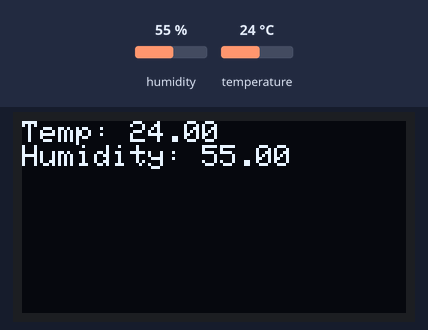
A sketch run on a simulated ESP32. Parts: 128×64 one-colour display. Inputs (shaded band) come from the test bench; at power-on: humidity 55 %, temperature 24 °C. What the sketch prints to the serial monitor is not drawn.

Above: at 2.9 s.
3.0 s: humidity set to 22 %
At 4.9 s:
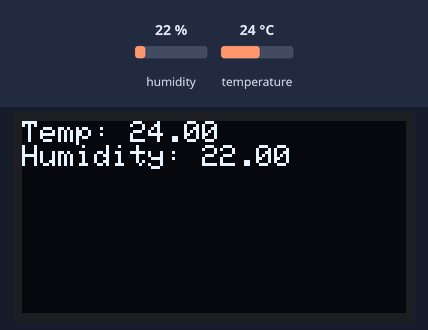
5.8 s: temperature set to 12 °C
At 7.3 s:
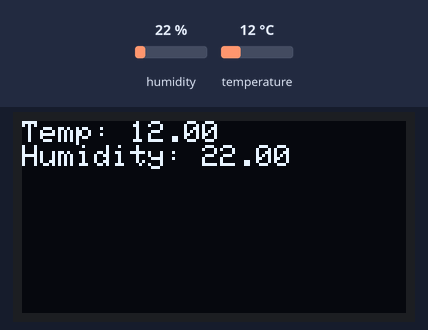
8.6 s: humidity set to 40 %
At 10.9 s:
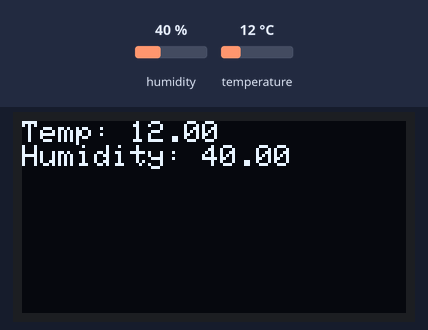
12.0 s: temperature set to 19 °C
Timing chart, 0 to 15.0 s (numbered marks = the images above; inputs shaded):
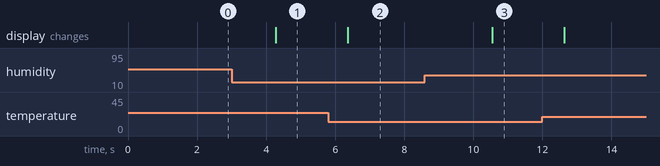

The sketch:

golden-legacy.ino
```cpp
// Generated golden-v1. Serial identity is bound to this artifact SHA by the trusted runtime.
#include <Wire.h>
#include <Adafruit_BME280.h>
#include <Adafruit_GFX.h>
#include <Adafruit_SSD1306.h>
#include <math.h>
Adafruit_BME280 sensor;
Adafruit_SSD1306 display(128, 64, &Wire, -1);
bool sensorReady = false;
bool oledReady = false;
uint32_t observationCycle = 0;
const char* experimentId = "recipe-run";
const char* contractDigest = "b5d3ecfaef42df0ecbd69de012263a916094de63ddf16e8bcabb0538c63785a1";
const char* nonce = "recipe-nonce";
const uint8_t sensorAddress = 118;
const uint8_t oledAddress = 60;
bool ack(uint8_t address) { Wire.beginTransmission(address); return Wire.endTransmission() == 0; }
void prefix(const char* check, bool passed) {
 Serial.print("{\"marker\":\"iot_observation\",\"experimentId\":\""); Serial.print(experimentId);
 Serial.print("\",\"contractHash\":\""); Serial.print(contractDigest);
 Serial.print("\",\"nonce\":\""); Serial.print(nonce);
 Serial.print("\",\"cycle\":"); Serial.print(observationCycle);
 Serial.print(",\"check\":\""); Serial.print(check);
 Serial.print("\",\"passed\":"); Serial.print(passed ? "true" : "false"); Serial.print(",\"data\":");
}
void setup() {
 Serial.begin(115200);
 Wire.begin(21, 22);
 Wire.setTimeOut(100);
}
void loop() {
 observationCycle++;
 bool bmeAck = ack(sensorAddress);
 bool oledAck = ack(oledAddress);
 prefix("device_addresses", bmeAck && oledAck); Serial.print("{\"addresses\":[");
 bool first = true;
 for (uint8_t address = 1; address < 127; address++) { if (ack(address)) { if (!first) Serial.print(","); Serial.print(address); first = false; } }
 Serial.println("]}}");
 if (!bmeAck) sensorReady = false;
 if (bmeAck && !sensorReady) sensorReady = sensor.begin(sensorAddress, &Wire);
 float temperature = NAN, humidity = NAN;
 if (sensorReady) { temperature = sensor.readTemperature(); humidity = sensor.readHumidity(); }
 bool readingsValid = sensorReady && isfinite(temperature) && isfinite(humidity) && temperature >= -40 && temperature <= 85 && humidity >= 0 && humidity <= 100;
 prefix("sensor_readings", readingsValid);
 if (readingsValid) { Serial.print("{\"temperature\":"); Serial.print(temperature, 2); Serial.print(",\"humidity\":"); Serial.print(humidity, 2); Serial.println("}}"); }
 else Serial.println("{\"temperature\":null,\"humidity\":null,\"error\":\"sensor_missing_or_invalid\"}}");
 if (!oledAck) oledReady = false;
 if (oledAck && !oledReady) oledReady = display.begin(SSD1306_SWITCHCAPVCC, oledAddress);
 if (oledReady && oledAck) {
  display.clearDisplay(); display.setTextSize(1); display.setTextColor(SSD1306_WHITE); display.setCursor(0,0);
  if (readingsValid) { display.print("Temp: "); display.println(temperature); display.print("Humidity: "); display.println(humidity); }
  else display.println("Sensor unavailable");
  display.display();
 }
 bool usable = oledReady && ack(oledAddress);
 prefix("oled_initialized", usable); Serial.print("{\"initialized\":"); Serial.print(usable ? "true" : "false"); Serial.print(",\"addressAck\":"); Serial.print(oledAck ? "true" : "false"); Serial.println("}}");
 delay(2000);
}
```

Measured:
- after the input at 3.0 s, the display: changes after 1.3 s (image 1)
- after the input at 5.8 s, the display: changes after 0.57 s (image 2)
- after the input at 8.6 s, the display: changes after 1.9 s (image 3)
